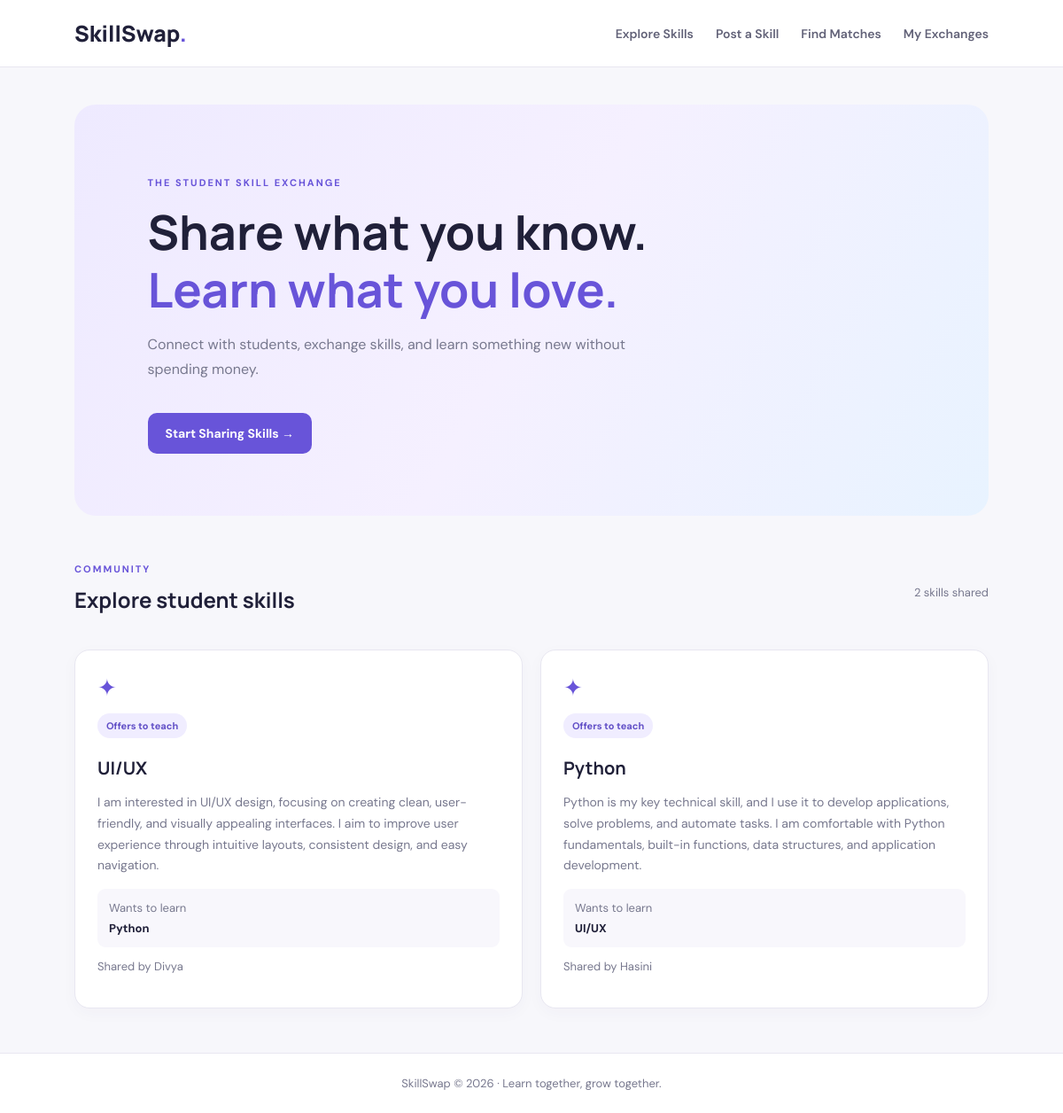
The page / on the database its author committed.
### tables this page shows
CREATE TABLE skills (
            id INTEGER PRIMARY KEY AUTOINCREMENT,
            student_name TEXT NOT NULL,
            teach_skill TEXT NOT NULL,
            learn_skill TEXT NOT NULL,
            description TEXT
        );

### app.py (the view)
@app.route("/")
def index():
    conn = get_db()
    skills = conn.execute(
        "SELECT * FROM skills ORDER BY id DESC"
    ).fetchall()
    conn.close()
    return render_template("index.html", skills=skills)

### app.py (called while the page is built)
def get_db():
    conn = sqlite3.connect(DATABASE)
    conn.row_factory = sqlite3.Row
    return conn

### templates/index.html (shortened to what this page needs)
{% extends "base.html" %}
{% block content %}
<section class="hero">
    <p class="eyebrow">THE STUDENT SKILL EXCHANGE</p>
    <h1>Share what you know.<br><span>Learn what you love.</span></h1>
    <p class="hero-text">Connect with students, exchange skills, and learn something new without spending money.</p>
    <a class="btn" href="/post">Start Sharing Skills →</a>
</section>
<section class="section-heading">
    <div>
        <p class="eyebrow">COMMUNITY</p>
        <h2>Explore student skills</h2>
    </div>
    <span class="count">{{ skills|length }} skills shared</span>
</section>
<div class="skills-grid">
    {% for skill in skills %}
    <article class="skill-card">
        <div class="card-icon">✦</div>
        <span class="tag">Offers to teach</span>
        <h3>{{ skill['teach_skill'] }}</h3>
        <p class="description">{{ skill['description'] or 'Ready to share knowledge and learn together.' }}</p>
        <div class="exchange-info">
            <span>Wants to learn</span>
            <strong>{{ skill['learn_skill'] }}</strong>
        </div>
        <p class="student">Shared by {{ skill['student_name'] }}</p>
    </article>
    {% else %}
    <div class="empty-state">
        <h3>Be the first to share a skill!</h3>
        <p>Your next learning partner could be right here.</p>
        <a class="btn" href="/post">Post your first skill</a>
    </div>
    {% endfor %}
</div>
{% endblock %}

### templates/base.html (shortened to what this page needs)
<!DOCTYPE html>
<html lang="en">
<head>
    <link rel="stylesheet" href="{{ url_for('static', filename='style.css') }}">
</head>
<body>
    <nav class="navbar">
        <a class="logo" href="/">SkillSwap<span>.</span></a>
        <div class="nav-links">
            <a href="/">Explore Skills</a>
            <a href="/post">Post a Skill</a>
            <a href="/matches">Find Matches</a>
            <a href="/my-exchanges">My Exchanges</a>
        </div>
    </nav>
    <main class="container">
        {% block content %}{% endblock %}
    </main>
    <footer>SkillSwap &copy; 2026 · Learn together, grow together.</footer>
</body>
</html>

### static/style.css (style rules this page uses)
:root { --background: #f7f7fb; --text: #202039; --muted: #77788e; --primary: #6854d9; --border: #e8e7f1; }
* { box-sizing: border-box; }
body { margin: 0; background: var(--background); color: var(--text); font-family: 'DM Sans', sans-serif; }
.navbar { min-height: 76px; padding: 18px 7%; background: white; display: flex; align-items: center; justify-content: space-between; gap: 20px; border-bottom: 1px solid var(--border); }
.logo { font: 800 25px 'Manrope', sans-serif; text-decoration: none; color: var(--text); }
.logo span, h1 span { color: var(--primary); }
.nav-links { display: flex; gap: 25px; flex-wrap: wrap; }
.nav-links a { color: #626278; text-decoration: none; font-size: 14px; font-weight: 600; }
.container { max-width: 1120px; width: 86%; margin: auto; min-height: 75vh; }
.hero { margin: 42px 0; padding: 70px 8%; border-radius: 24px; background: linear-gradient(120deg, #eeeaff, #f5f0ff, #e8f3ff); }
.eyebrow { color: var(--primary); font-size: 11px; font-weight: 700; letter-spacing: 2px; }
h1, h2, h3 { font-family: 'Manrope', sans-serif; }
h1 { font-size: clamp(34px, 5vw, 54px); line-height: 1.2; margin: 16px 0; }
.hero-text, .page-header > p:last-child { max-width: 570px; line-height: 1.8; color: var(--muted); }
.btn { display: inline-block; border: 0; border-radius: 10px; background: var(--primary); color: white; padding: 14px 20px; margin-top: 18px; font: 700 14px 'DM Sans', sans-serif; text-decoration: none; cursor: pointer; }
.section-heading { display: flex; justify-content: space-between; align-items: center; margin: 38px 0 20px; gap: 20px; }
.section-heading h2 { margin-top: 5px; }
.count, .student { color: var(--muted); font-size: 13px; }
.skills-grid { display: grid; grid-template-columns: repeat(auto-fit, minmax(240px, 1fr)); gap: 20px; padding-bottom: 50px; }
.skill-card { background: white; padding: 25px; border: 1px solid var(--border); border-radius: 17px; box-shadow: 0 5px 18px #30236b08; }
.card-icon { color: var(--primary); font-size: 26px; margin-bottom: 12px; }
.tag { display: inline-block; color: #6250c7; background: #f0edff; padding: 7px 10px; border-radius: 20px; font-size: 11px; font-weight: 700; }
.skill-card h3 { font-size: 20px; margin-bottom: 10px; }
.description { color: var(--muted); line-height: 1.7; font-size: 14px; }
.exchange-info { background: #f8f7fc; padding: 13px; margin-top: 12px; border-radius: 9px; display: flex; flex-direction: column; gap: 6px; font-size: 13px; }
.exchange-info span { color: var(--muted); }
footer { padding: 25px; background: white; border-top: 1px solid var(--border); color: var(--muted); text-align: center; font-size: 13px; }

### rows shown on the page
skills: teach_skill "UI/UX", description "I am interested in UI/UX design, focusing on creating clean, user-friendly, and visually appealing interfaces. I aim to improve user experience through intuitive layouts, consistent design, and easy navigation.", learn_skill "Python", student_name "Divya"
skills: teach_skill "Python", description "Python is my key technical skill, and I use it to develop applications, solve problems, and automate tasks. I am comfortable with Python fundamentals, built-in functions, data structures, and application development.", learn_skill "UI/UX", student_name "Hasini"

### other values the page prints
{{ skills|length }} "2"
